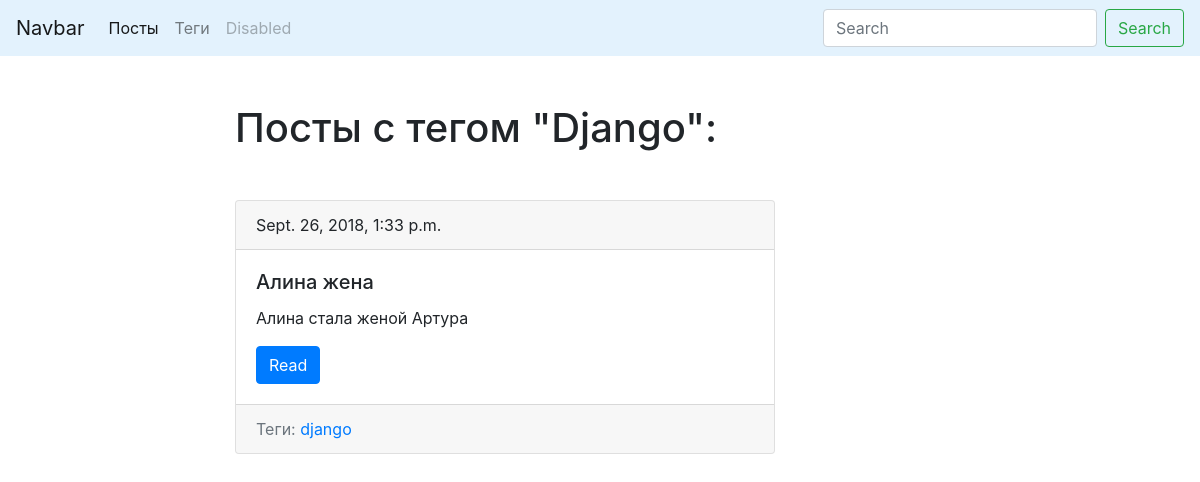
Screenshot of /blog/tag/django/ with the database file from the repository.
### blog/models.py (models this page shows, shortened)
class Tag(models.Model):
    title = models.CharField(max_length=50)
    slug = models.SlugField(max_length=50, unique=True)
    def get_absolute_url(self):
        return reverse('tag_detail_url', kwargs={'slug': self.slug})

class Post(models.Model):
    title = models.CharField(max_length=150, db_index=True)
    slug = models.SlugField(max_length=150, unique=True)
    body = models.TextField(blank=True, db_index=True)
    pub_date = models.DateTimeField(auto_now_add=True)
    tags = models.ManyToManyField('Tag', blank=True, related_name='posts')
    def get_absolute_url(self):
        return reverse('post_detail_url', kwargs={'slug': self.slug})

### blog/views.py (the view)
# urls.py: path('tag/<str:slug>/', TagDetail.as_view(), name='tag_detail_url'),
class TagDetail(ObjectDetailMixin, View):
    model = Tag
    template = 'blog/tag_detail.html'

### blog/utils.py (called while the page is built)
    def get(self, request, slug):
        obj = get_object_or_404(self.model, slug__iexact=slug)
        return render(request, self.template, context={
            self.model.__name__.lower(): obj
        })

### blog/templates/blog/tag_detail.html (shortened to what this page needs)
{% extends "base.html" %}
{% block content %}
    <h1 class="mb-5">Посты с тегом "{{ tag.title|title }}":</h1>
    {% for post in tag.posts.all %}
        {% include "blog/includes/post_card_template.html" %}
    {% endfor %}
{% endblock content %}

### templates/base.html (shortened to what this page needs)
<!DOCTYPE html>
<html lang="en">
<head>
    <link rel="stylesheet" href="https://stackpath.bootstrapcdn.com/bootstrap/4.1.3/css/bootstrap.min.css"
>
</head>
<body>
    <nav class="navbar navbar-expand-lg navbar-light" style="background-color: #e3f2fd;">
        <a class="navbar-brand" href="#">Navbar</a>
        <div class="collapse navbar-collapse" id="navbarSupportedContent">
            <ul class="navbar-nav mr-auto">
                <li class="nav-item active">
                    <a class="nav-link" href="{% url 'posts_list_url' %}">Посты</a>
                </li>
                <li class="nav-item">
                    <a class="nav-link" href="{% url 'tags_list_url' %}">Теги</a>
                </li>
                <li class="nav-item">
                    <a class="nav-link disabled" href="#">Disabled</a>
                </li>
            </ul>
            <form class="form-inline my-2 my-lg-0">
                <input class="form-control mr-sm-2" type="search" placeholder="Search" aria-label="Search">
                <button class="btn btn-outline-success my-2 my-sm-0" type="submit">Search</button>
            </form>
        </div>
    </nav>
    <div class="container mt-5">
        <div class="row">
            <div class="col-6 offset-md-2">
                {% block content %}{% endblock %}
            </div>
        </div>
    </div>
</body>
</html>

### blog/templates/blog/includes/post_card_template.html
<div class="card mb-4">
    <div class="card-header">
        {{ post.pub_date }}
    </div>
    <div class="card-body">
        <h5 class="card-title">{{ post.title }}</h5>
        <p class="card-text">{{ post.body|truncatewords:15}}</p>
        <a href="{{ post.get_absolute_url }}" class="btn btn-primary">Read</a>
    </div>
    <div class="card-footer text-muted">
        Теги:
        {% for tag in post.tags.all %}
            <a href="{{ tag.get_absolute_url }}">{{ tag.title }}</a>
        {% endfor %}
     </div>
</div>

### rows the page displays
Tag: title "Django", title "django"
Post: pub_date "Sept. 26, 2018, 1:33 p.m.", title "Алина жена", body "Алина стала женой Артура"
